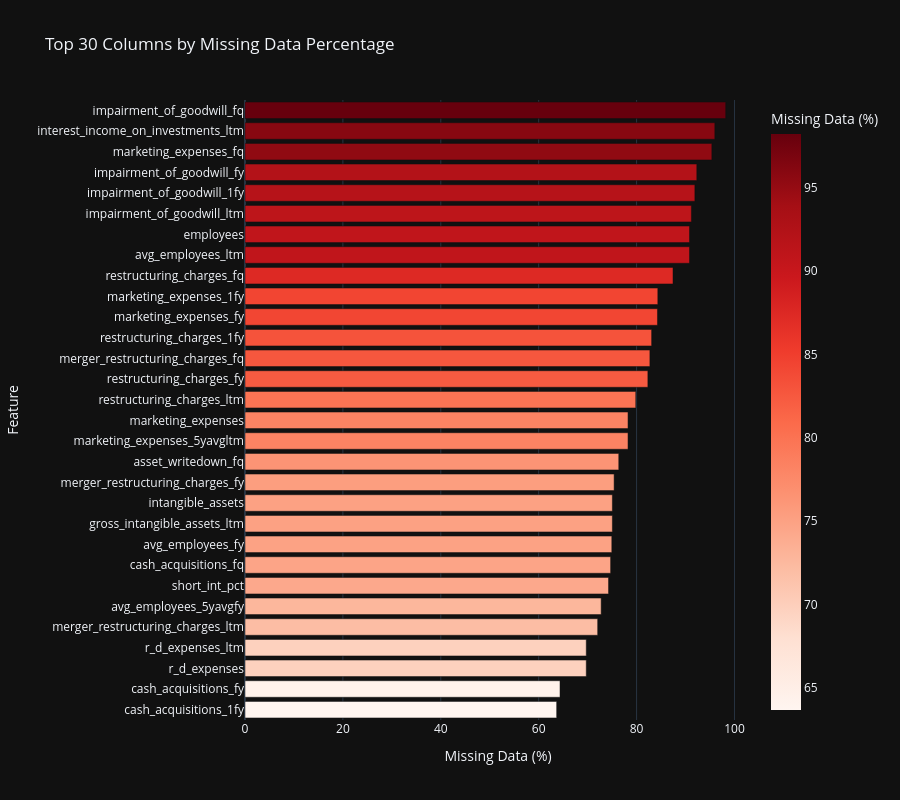
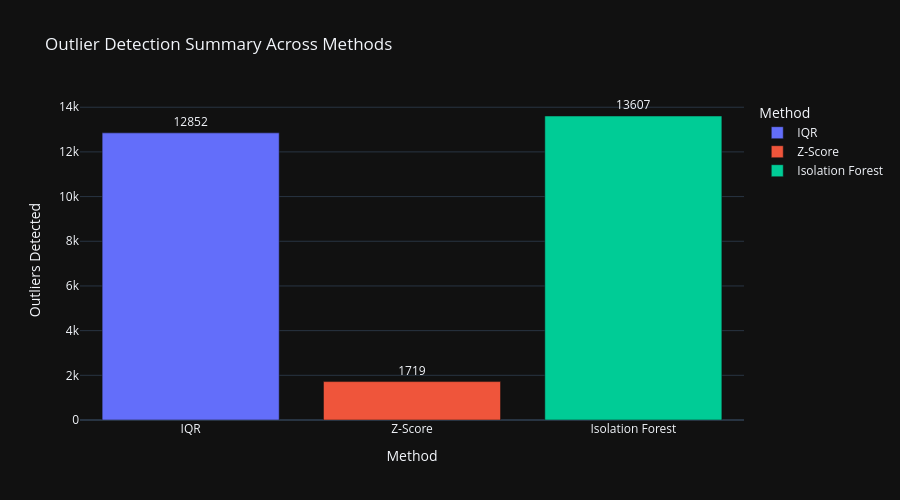
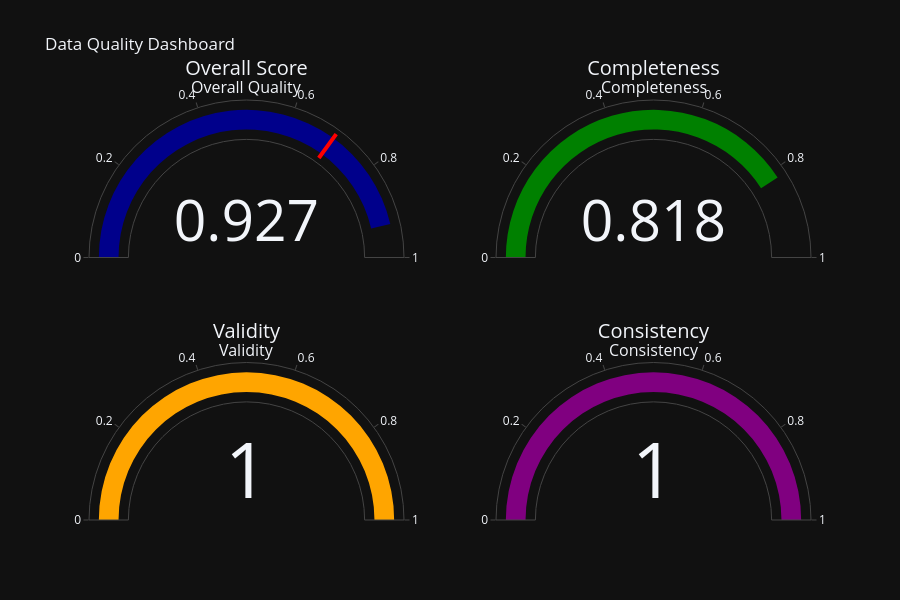

The notebook cell these images were saved under, in order:
### Code cell
# 📊 Interactive Data Quality Visualizations
print("\n📊 Creating Interactive Data Quality Visualizations...")

# Note: Output directories already created at initialization (all Phase 9.1-9.8 subdirectories)

# 1. Missing Value Heatmap (Interactive Plotly)
missing_pct = (all_stocks.isnull().sum() / len(all_stocks) * 100).sort_values(ascending=False)
missing_df = pd.DataFrame({
    'Column': missing_pct.index,
    'Missing %': missing_pct.values
    }).head(30)

fig_missing = px.bar(
        missing_df,
        x='Missing %',
        y='Column',
        orientation='h',
        title='Top 30 Columns by Missing Data Percentage',
        labels={'Missing %': 'Missing Data (%)', 'Column': 'Feature'},
        color='Missing %',
        color_continuous_scale='Reds',
        height=800
        )
fig_missing.update_layout(yaxis={'categoryorder': 'total ascending'})
fig_missing.show()

# Save as HTML for interactive viewing
fig_missing.write_html(OUTPUT_DIR / "eda" / "missing_values_heatmap.html")
print(f"✓ Saved: {OUTPUT_DIR / 'eda' / 'missing_values_heatmap.html'}")

# 2. Outlier Detection Summary (Interactive Bar Chart)
outlier_summary = pd.DataFrame({
    'Method': ['IQR', 'Z-Score', 'Isolation Forest'],
    'Outliers Detected': [total_iqr, total_zscore, total_iforest],
    'Columns Analyzed': [len(outliers_iqr), len(outliers_zscore), len(outliers_iforest)]
    })

fig_outliers = px.bar(
        outlier_summary,
        x='Method',
        y='Outliers Detected',
        title='Outlier Detection Summary Across Methods',
        color='Method',
        text='Outliers Detected',
        height=500
        )
fig_outliers.update_traces(texttemplate='%{text}', textposition='outside')
fig_outliers.show()
fig_outliers.write_html(OUTPUT_DIR / "eda" / "outlier_detection_summary.html")
print(f"✓ Saved: {OUTPUT_DIR / 'eda' / 'outlier_detection_summary.html'}")

# 3. Data Quality Score Dashboard (Gauge Charts)
fig_quality = make_subplots(
        rows=2, cols=2,
        specs=[[{'type': 'indicator'}, {'type': 'indicator'}],
               [{'type': 'indicator'}, {'type': 'indicator'}]],
        subplot_titles=('Overall Quality', 'Completeness', 'Validity', 'Consistency')
        )

fig_quality.add_trace(go.Indicator(
        mode="gauge+number",
        value=quality_report.overall_score,
        title={'text': "Overall Score"},
        gauge={'axis': {'range': [0, 1]},
               'bar': {'color': "darkblue"},
               'threshold': {'line': {'color': "red", 'width': 4}, 'thickness': 0.75, 'value': 0.7}}
        ), row=1, col=1)

fig_quality.add_trace(go.Indicator(
        mode="gauge+number",
        value=quality_report.completeness_score,
        title={'text': "Completeness"},
        gauge={'axis': {'range': [0, 1]}, 'bar': {'color': "green"}}
        ), row=1, col=2)

fig_quality.add_trace(go.Indicator(
        mode="gauge+number",
        value=quality_report.validity_score,
        title={'text': "Validity"},
        gauge={'axis': {'range': [0, 1]}, 'bar': {'color': "orange"}}
        ), row=2, col=1)

fig_quality.add_trace(go.Indicator(
        mode="gauge+number",
        value=quality_report.consistency_score,
        title={'text': "Consistency"},
        gauge={'axis': {'range': [0, 1]}, 'bar': {'color': "purple"}}
        ), row=2, col=2)

fig_quality.update_layout(
        title_text="Data Quality Dashboard",
        height=600,
        showlegend=False
        )
fig_quality.show()
fig_quality.write_html(OUTPUT_DIR / "eda" / "data_quality_dashboard.html")
print(f"✓ Saved: {OUTPUT_DIR / 'eda' / 'data_quality_dashboard.html'}")

print(f"\n✅ Section 2 Interactive Visualizations Complete")
# Optionally, print the actual issues
if quality_report.issues:
    print(f"  Issue details:")
    for issue in quality_report.issues[:5]:  # Show first 5 issues
        print(f"    - {issue}")
    if len(quality_report.issues) > 5:
        print(f"    ... and {len(quality_report.issues) - 5} more issues")

### Figure 1 — Plotly figure (JSON) as saved in the notebook; plotly's stock layout.template omitted (floating-point values rounded to 4 significant figures)
{"data": [{"hovertemplate": "Missing Data (%)=%{marker.color}<br>Feature=%{y}<extra></extra>", "legendgroup": "", "marker": {"color": [98.21, 95.99, 95.38, 92.31, 91.91, 91.2, 90.81, 90.81, 87.44, 84.34, 84.27, 83.07, 82.72, 82.31, 79.83, 78.25, 78.25, 76.36, 75.41, 75.05, 75.05, 74.94, 74.7, 74.27, 72.76, 72.05, 69.72, 69.72, 64.36, 63.68], "coloraxis": "coloraxis", "pattern": {"shape": ""}}, "name": "", "orientation": "h", "showlegend": false, "textposition": "auto", "x": [98.21, 95.99, 95.38, 92.31, 91.91, 91.2, 90.81, 90.81, 87.44, 84.34, 84.27, 83.07, 82.72, 82.31, 79.83, 78.25, 78.25, 76.36, 75.41, 75.05, 75.05, 74.94, 74.7, 74.27, 72.76, 72.05, 69.72, 69.72, 64.36, 63.68], "xaxis": "x", "y": ["impairment_of_goodwill_fq", "interest_income_on_investments_ltm", "marketing_expenses_fq", "impairment_of_goodwill_fy", "impairment_of_goodwill_1fy", "impairment_of_goodwill_ltm", "avg_employees_ltm", "employees", "restructuring_charges_fq", "marketing_expenses_1fy", "marketing_expenses_fy", "restructuring_charges_1fy", "merger_restructuring_charges_fq", "restructuring_charges_fy", "restructuring_charges_ltm", "marketing_expenses_5yavgltm", "marketing_expenses", "asset_writedown_fq", "merger_restructuring_charges_fy", "gross_intangible_assets_ltm", "intangible_assets", "avg_employees_fy", "cash_acquisitions_fq", "short_int_pct", "avg_employees_5yavgfy", "merger_restructuring_charges_ltm", "r_d_expenses", "r_d_expenses_ltm", "cash_acquisitions_fy", "cash_acquisitions_1fy"], "yaxis": "y", "type": "bar"}], "layout": {"xaxis": {"anchor": "y", "domain": [0, 1], "title": {"text": "Missing Data (%)"}}, "yaxis": {"anchor": "x", "domain": [0, 1], "title": {"text": "Feature"}, "categoryorder": "total ascending"}, "coloraxis": {"colorbar": {"title": {"text": "Missing Data (%)"}}, "colorscale": [[0, "rgb(255,245,240)"], [0.125, "rgb(254,224,210)"], [0.25, "rgb(252,187,161)"], [0.375, "rgb(252,146,114)"], [0.5, "rgb(251,106,74)"], [0.625, "rgb(239,59,44)"], [0.75, "rgb(203,24,29)"], [0.875, "rgb(165,15,21)"], [1, "rgb(103,0,13)"]]}, "legend": {"tracegroupgap": 0}, "title": {"text": "Top 30 Columns by Missing Data Percentage"}, "barmode": "relative", "height": 800}}

### Figure 2 — Plotly figure (JSON) as saved in the notebook; plotly's stock layout.template omitted (floating-point values rounded to 4 significant figures)
{"data": [{"hovertemplate": "Method=%{x}<br>Outliers Detected=%{text}<extra></extra>", "legendgroup": "IQR", "marker": {"color": "#636efa", "pattern": {"shape": ""}}, "name": "IQR", "orientation": "v", "showlegend": true, "text": [12850.0], "textposition": "outside", "x": ["IQR"], "xaxis": "x", "y": [12852], "yaxis": "y", "type": "bar", "texttemplate": "%{text}"}, {"hovertemplate": "Method=%{x}<br>Outliers Detected=%{text}<extra></extra>", "legendgroup": "Z-Score", "marker": {"color": "#EF553B", "pattern": {"shape": ""}}, "name": "Z-Score", "orientation": "v", "showlegend": true, "text": [1719.0], "textposition": "outside", "x": ["Z-Score"], "xaxis": "x", "y": [1719], "yaxis": "y", "type": "bar", "texttemplate": "%{text}"}, {"hovertemplate": "Method=%{x}<br>Outliers Detected=%{text}<extra></extra>", "legendgroup": "Isolation Forest", "marker": {"color": "#00cc96", "pattern": {"shape": ""}}, "name": "Isolation Forest", "orientation": "v", "showlegend": true, "text": [13610.0], "textposition": "outside", "x": ["Isolation Forest"], "xaxis": "x", "y": [13607], "yaxis": "y", "type": "bar", "texttemplate": "%{text}"}], "layout": {"xaxis": {"anchor": "y", "domain": [0, 1], "title": {"text": "Method"}, "categoryorder": "array", "categoryarray": ["IQR", "Z-Score", "Isolation Forest"]}, "yaxis": {"anchor": "x", "domain": [0, 1], "title": {"text": "Outliers Detected"}}, "legend": {"title": {"text": "Method"}, "tracegroupgap": 0}, "title": {"text": "Outlier Detection Summary Across Methods"}, "barmode": "relative", "height": 500}}

### Figure 3 — Plotly figure (JSON) as saved in the notebook; plotly's stock layout.template omitted (floating-point values rounded to 4 significant figures)
{"data": [{"gauge": {"axis": {"range": [0, 1]}, "bar": {"color": "darkblue"}, "threshold": {"line": {"color": "red", "width": 4}, "thickness": 0.75, "value": 0.7}}, "mode": "gauge+number", "title": {"text": "Overall Score"}, "value": 0.9271, "type": "indicator", "domain": {"x": [0, 0.45], "y": [0.625, 1]}}, {"gauge": {"axis": {"range": [0, 1]}, "bar": {"color": "green"}}, "mode": "gauge+number", "title": {"text": "Completeness"}, "value": 0.8177, "type": "indicator", "domain": {"x": [0.55, 1], "y": [0.625, 1]}}, {"gauge": {"axis": {"range": [0, 1]}, "bar": {"color": "orange"}}, "mode": "gauge+number", "title": {"text": "Validity"}, "value": 1, "type": "indicator", "domain": {"x": [0, 0.45], "y": [0, 0.375]}}, {"gauge": {"axis": {"range": [0, 1]}, "bar": {"color": "purple"}}, "mode": "gauge+number", "title": {"text": "Consistency"}, "value": 1, "type": "indicator", "domain": {"x": [0.55, 1], "y": [0, 0.375]}}], "layout": {"annotations": [{"font": {"size": 16}, "showarrow": false, "text": "Overall Quality", "x": 0.225, "xanchor": "center", "xref": "paper", "y": 1, "yanchor": "bottom", "yref": "paper"}, {"font": {"size": 16}, "showarrow": false, "text": "Completeness", "x": 0.775, "xanchor": "center", "xref": "paper", "y": 1, "yanchor": "bottom", "yref": "paper"}, {"font": {"size": 16}, "showarrow": false, "text": "Validity", "x": 0.225, "xanchor": "center", "xref": "paper", "y": 0.375, "yanchor": "bottom", "yref": "paper"}, {"font": {"size": 16}, "showarrow": false, "text": "Consistency", "x": 0.775, "xanchor": "center", "xref": "paper", "y": 0.375, "yanchor": "bottom", "yref": "paper"}], "title": {"text": "Data Quality Dashboard"}, "height": 600, "showlegend": false}}
